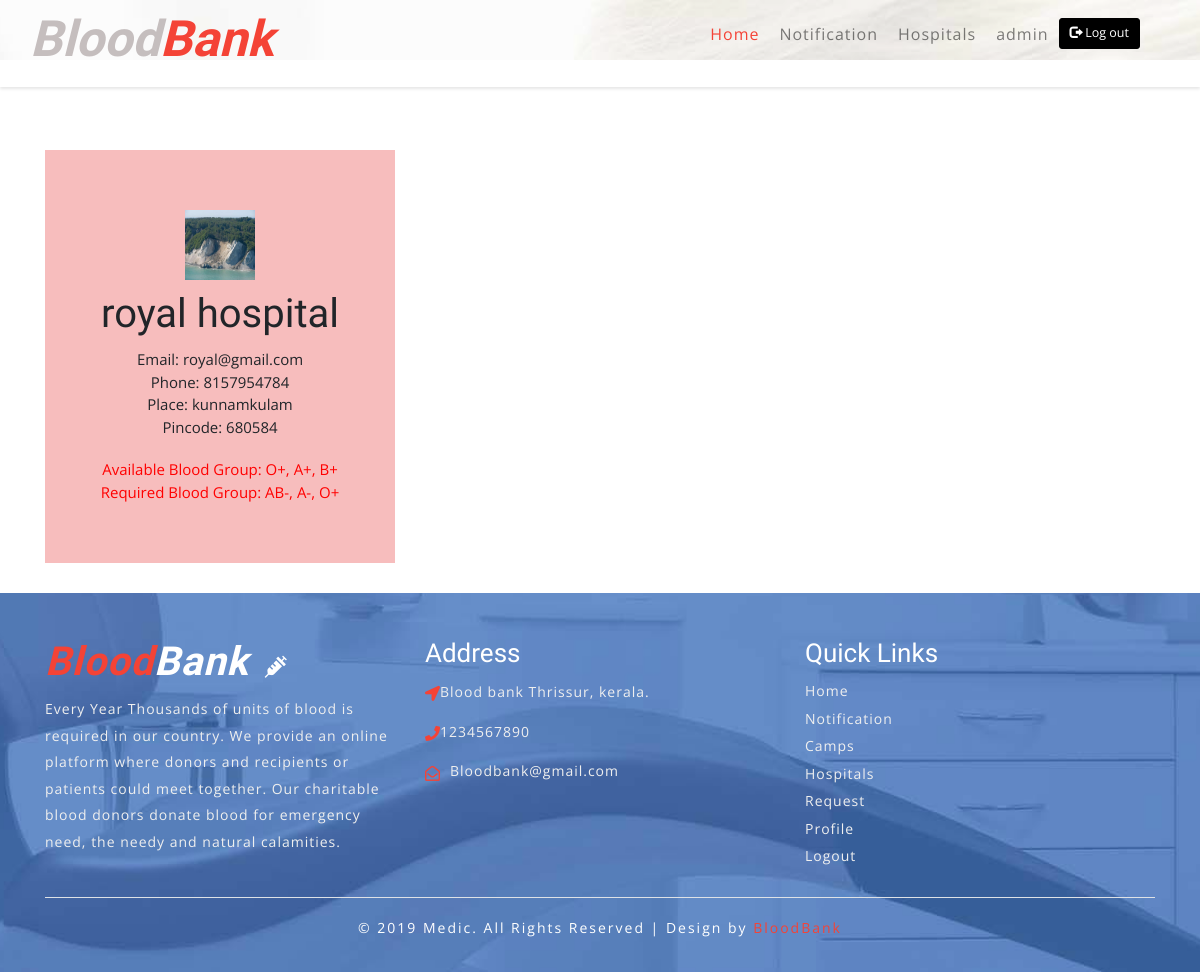
Page /hospitalview (signed in) on the earlier database version.
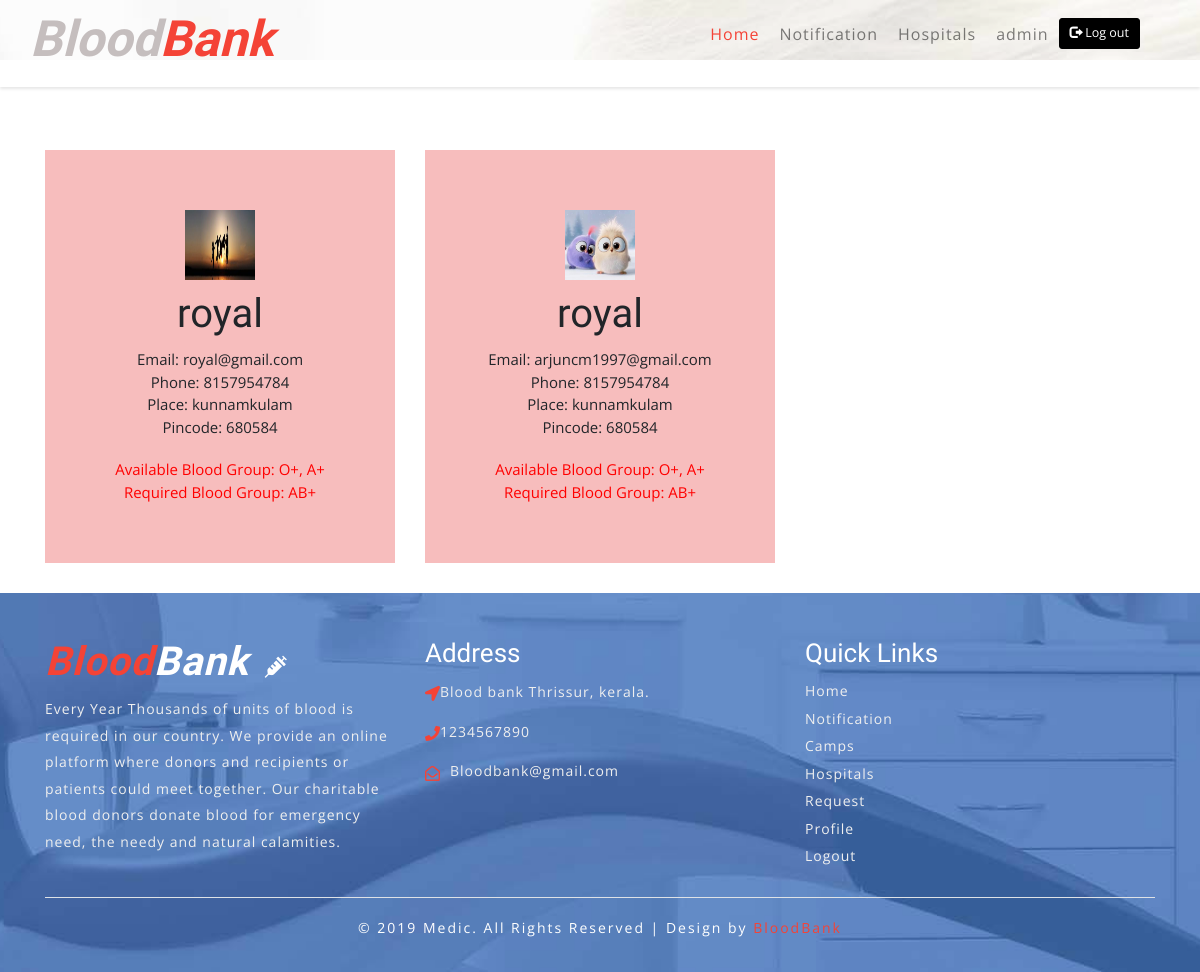
Same page on the later database version.
### bloodbank/models.py (models this page shows, shortened)
class User(db.Model, UserMixin):
    id=db.Column(db.Integer, primary_key=True)
    name = db.Column(db.String(80))
    age = db.Column(db.Integer)
    bloodgroup = db.Column(db.String(80))
    address = db.Column(db.String(80))
    city = db.Column(db.String(80))
    state = db.Column(db.String(80))
    mobile = db.Column(db.Integer)
    email = db.Column(db.String(120))
    password = db.Column(db.String(80))
    image = db.Column(db.String(20), nullable=False, default='default.jpg')
    usertype = db.Column(db.String(80))

class Hospitals(db.Model):
    id = db.Column(db.Integer, primary_key=True)
    name = db.Column(db.String(80))
    place= db.Column(db.String)
    pincode= db.Column(db.Integer)
    phone= db.Column(db.Integer)
    email = db.Column(db.String(120))
    availgroup= db.Column(db.String(120))
    requiredgroup= db.Column(db.String(120))
    image = db.Column(db.String(20), nullable=False, default='default.jpg')

### bloodbank/routes.py (the view)
@app.route('/hospitalview')
@login_required
def hospitalview():
    hosp=Hospitals.query.all()
    return render_template('hospitalview.html',hosp=hosp)

### bloodbank/models.py (called while the page is built)
@login_manager.user_loader
def load_user(id):
    return User.query.get(int(id))

### bloodbank/templates/hospitalview.html (shortened to what this page needs)
<!DOCTYPE html>
<html lang="zxx">
<head>
	<link rel="stylesheet" href="https://maxcdn.bootstrapcdn.com/bootstrap/3.3.7/css/bootstrap.min.css">
	<link rel="stylesheet" href="../static/css/bootstrap.css">
	<link rel="stylesheet" href="../static/css/style.css" type="text/css" media="all" />
	<link rel="stylesheet" href="../static/css/fontawesome-all.css">
</head>
<body>
	<div id="home">
		<div class="main-top py-1">
			<nav class="navbar navbar-expand-lg navbar-light fixed-navi">
				<div class="container">
					<h1>
						<a class="navbar-brand font-weight-bold font-italic" href="index.html">
							<span>Blood</span>Bank
						</a>
					</h1>
					<div class="collapse navbar-collapse text-center" id="navbarSupportedContent">
						<ul class="navbar-nav ml-lg-auto">
							<li class="nav-item active mx-lg-3 my-lg-0 my-3">
								<a class="nav-link" href="/uindex">Home
								</a>
							</li>
                            <li class="nav-item mx-lg-3 my-lg-0 my-3">
                                    <a class="nav-link" href="/notificationuser">Notification</a>
                            </li>
                            <li class="nav-item mx-lg-3 my-lg-0 my-3">
                                    <a class="nav-link" href="/hospitalview">Hospitals</a>
                            </li>
							<li class="nav-item mx-lg-3 my-lg-0 my-3">
								<a class="nav-link" href="/account/{{current_user.id}}">{{current_user.name}}</a>
							</li>
						</ul>
						<a href="/logout" class="btn btn-info btn-lg" style="background-color: black;border-color: black;">
							<span class="glyphicon glyphicon-log-out"></span> Log out
						  </a>
					</div>
				</div>
			</nav>
		</div>
	<div class="w3ls-welcome py-5"></div>
		<div class="container py-xl-5 py-lg-3">
		</div>
	</div>
<div class="box" >
    <div class="container">
     	<div class="row">
            {% for hosp in hosp %}
			    <div class="col-lg-4 col-md-4 col-sm-4 col-xs-12" >
					<div class="box-part text-center" style="background-color: rgb(247, 189, 189);
					border-radius:0;padding:60px 10px;margin:30px 0px;">
                        <span class="image-block">
                            <a class="image-zoom" href="static/picture/{{hosp.image}}" rel="prettyPhoto[gallery]" style="height: 250px;width: 335px;">
                               <figure>
                                  <img src="static/picture/{{hosp.image}}" class="img-fluid" alt="" style="height: 70px;width: 70px;">
                               </figure>
                            </a>
                         </span>
						<div class="title">
                            <h3 style="font-size: 40px;">{{hosp.name}}</h3>
						</div>
						<div class="text" style="font-size: 1.5rem; padding-top: 10px;">
                            Email: {{hosp.email}}
						</div>
						<div class="text" style="font-size: 1.5rem;">
                            Phone: {{hosp.phone}}
						</div>
						<div class="text" style="font-size: 1.5rem;">
                            Place: {{hosp.place}}
						</div>
						<div class="text" style="font-size: 1.5rem;">
                            Pincode: {{hosp.pincode}}
						</div>
                        <div style="color: red;font-size: 1.5rem; padding-top: 20px;">
                            Available Blood Group: {{hosp.availgroup}}
                        </div>
                        <div style="color: red;font-size: 1.5rem;">
                            Required Blood Group: {{hosp.requiredgroup}}
                        </div>
                     </div>
				</div>
                {%endfor%}
		</div>
    </div>
</div>
<footer style="padding-top: 0px; margin-top: 0px;">
	<div class="w3ls-footer-grids pt-sm-4 pt-3" style="font-size: 1.5rem;">
		<div class="container py-xl-5 py-lg-3">
			<div class="row">
				<div class="col-md-4 w3l-footer">
					<h2 class="mb-sm-3 mb-2">
						<a href="" class="text-white font-italic font-weight-bold">
							<span>Blood</span>Bank
							<i class="fas fa-syringe ml-2"></i>
						</a>
					</h2>
					<p>Every Year Thousands of units of blood is required in our country.
						We provide an online platform where donors and recipients or patients could meet together.
						Our charitable blood donors donate blood for emergency need, the needy and natural calamities.</p>
				</div>
				<div class="col-md-4 w3l-footer my-md-0 my-4">
					<h3 class="mb-sm-3 mb-2 text-white">Address</h3>
					<ul class="list-unstyled">
						<li>
							<i class="fas fa-location-arrow float-left"></i>
							<p class="ml-4">Blood bank
								Thrissur, kerala. </p>
							<div class="clearfix"></div>
						</li>
						<li class="my-3">
							<i class="fas fa-phone float-left"></i>
							<p class="ml-4">1234567890</p>
							<div class="clearfix"></div>
						</li>
						<li>
							<i class="far fa-envelope-open float-left"></i>
							<a href="Bloodbank@gmail.com" class="ml-3">Bloodbank@gmail.com</a>
							<div class="clearfix"></div>
						</li>
					</ul>
				</div>
				<div class="col-md-4 w3l-footer">
					<h3 class="mb-sm-3 mb-2 text-white">Quick Links</h3>
					<div class="nav-w3-l">
						<ul class="list-unstyled">
							<li>
								<a href="/uindex">Home</a>
							</li>
							<li class="mt-2">
								<a href="/notificationuser">Notification</a>
							</li>
							<li class="mt-2">
								<a href="#camp">Camps</a>
							</li>
							<li class="mt-2">
								<a href="/hospitalview">Hospitals</a>
							</li>
							<li class="mt-2">
								<a href="#rwquest">Request</a>
							</li>
							<li class="mt-2">
								<a href="/account/{{current_user.id}}">Profile</a>
							</li>
							<li class="mt-2">
								<a href="/logout">Logout</a>
							</li>
						</ul>
					</div>
				</div>
			</div>
			<div class="border-top mt-5 pt-lg-4 pt-3 pb-lg-0 pb-3 text-center">
				<p class="copy-right-grids mt-lg-1">© 2019 Medic. All Rights Reserved | Design by
					<a href="" target="_blank">BloodBank</a>
				</p>
			</div>
		</div>
	</div>
</footer>
<link rel="stylesheet" href="../static/css/chocolat.css" type="text/css">
</body>
</html>

### bloodbank/static/css/style.css (style rules this page uses)
body { padding: 0; margin: 0; background: #FFF; font-family: 'Open Sans', sans-serif; }
body a { transition: 0.5s all; -webkit-transition: 0.5s all; -moz-transition: 0.5s all; -o-transition: 0.5s all; -ms-transition: 0.5s all; text-decoration: none; }
h1, h2, h3, h4, h5, h6 { margin: 0; padding: 0; font-family: 'Roboto Condensed', sans-serif; }
p { margin: 0; padding: 0; font-family: 'Open Sans', sans-serif; font-size: 15px; letter-spacing: 1px; line-height: 1.9; color: #999; }
ul, ol { margin: 0; padding: 0; }
div#home { position: relative; }
.main-top { position: absolute; z-index: 999; width: 100%; background: rgba(255, 255, 255, 0.26); box-shadow: 0 2px 3px 0 rgba(0, 0, 0, 0.1); -webkit-transition: background-color .1s ease-in-out; -moz-transition: background-color .1s ease-in-out; -ms-transition: background-color .1s ease-in-out; -o-transition: background-color .1s ease-in-out; transition: background-color .1s ease-in-out; }
.navbar-light .navbar-nav .nav-link { padding: 0; background: transparent; font-size: 16px; letter-spacing: 1px; }
.navbar-light .navbar-nav .show>.nav-link, .navbar-light .navbar-nav .active>.nav-link, .navbar-light .navbar-nav .nav-link.show, .navbar-light .navbar-nav .nav-link.active, .navbar-light .navbar-nav .nav-link:hover, .navbar-light .navbar-nav .nav-link:focus { color: #f44336; }
nav.fixed-navi ul { list-style: none; margin: 0; padding: 0; }
nav.fixed-navi ul li { float: left; }
a.navbar-brand { color: #f44336; font-size: 50px; padding: 0; }
.navbar-light .navbar-brand, .navbar-light .navbar-brand:hover, .navbar-light .navbar-brand:focus, .w3l-footer h2 a span { color: #f44336; }
a.navbar-brand span { color: rgb(197, 190, 190); }
a.navbar-brand i, .w3l-footer h2 a i { color: #fff; font-size: 22px; }
.w3ls-welcome { background: url(../images/bg2.jpg) no-repeat center fixed; background-size: cover; -webkit-background-size: cover; -moz-background-size: cover; -o-background-size: cover; -moz-background-size: cover; }
footer { background: url(../images/bg3.jpg) no-repeat center fixed; background-size: cover; -webkit-background-size: cover; -moz-background-size: cover; -o-background-size: cover; -moz-background-size: cover; }
.w3l-footer h2 a { font-size: 40px; letter-spacing: 1px; }
.w3l-footer h3 { font-size: 26px; }
.w3l-footer p, .w3l-footer p a, .w3l-footer ul li a { font-size: 14px; color: #efefef; letter-spacing: 1px; }
.w3l-footer ul li i { color: #f44336; line-height: 2; }
p.copy-right-grids { font-size: 14px; color: #fff; letter-spacing: 2px; }
p.copy-right-grids a { color: #f44336; }

### bloodbank/static/css/chocolat.css (style rules this page uses)
body { margin: 0; padding: 0; }

Differences in the rows shown:
changed Hospitals "royal@gmail.com": image: a different picture; name "royal hospital" → "royal"; availgroup "O+, A+, B+" → "O+, A+"; requiredgroup "AB-, A-, O+" → "AB+"
added Hospitals: image (picture), name "royal", email "arjuncm1997@gmail.com", phone "8157954784", place "kunnamkulam", pincode "680584", availgroup "O+, A+", requiredgroup "AB+"
